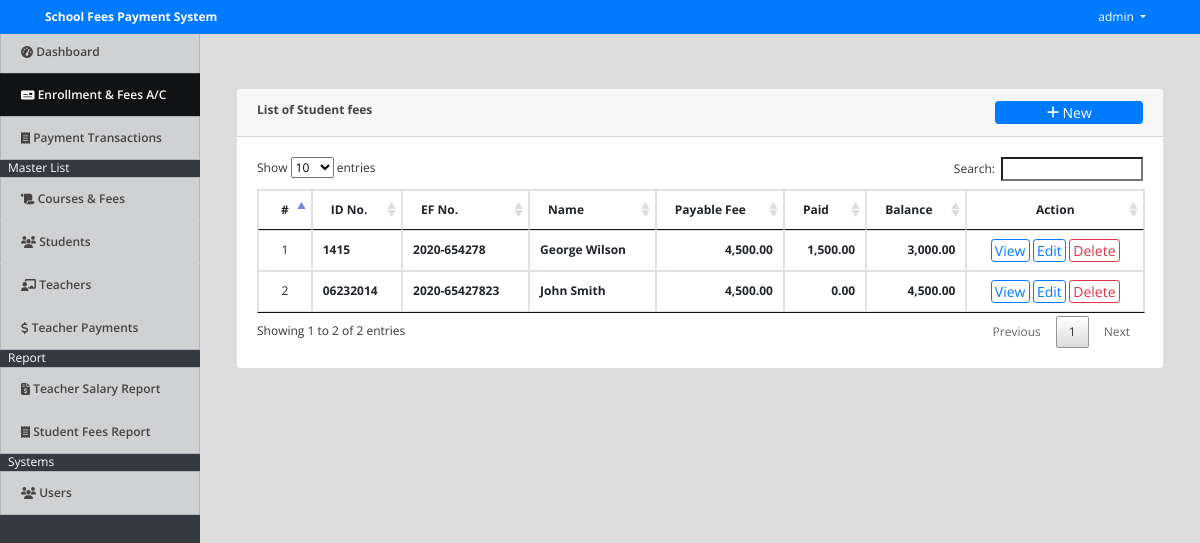
/index.php?page=fees (signed in), run on the app's committed database.
### tables this page shows
CREATE TABLE `student_ef_list` (
  `id` int(30) NOT NULL,
  `student_id` int(30) NOT NULL,
  `ef_no` varchar(200) NOT NULL,
  `course_id` int(30) NOT NULL,
  `total_fee` float NOT NULL,
  `date_created` datetime NOT NULL DEFAULT current_timestamp()
);

CREATE TABLE `student` (
  `id` int(30) NOT NULL,
  `id_no` varchar(100) NOT NULL,
  `name` text NOT NULL,
  `contact` varchar(100) NOT NULL,
  `address` text NOT NULL,
  `email` varchar(200) NOT NULL,
  `date_created` datetime NOT NULL DEFAULT current_timestamp()
);

### fees.php (the view, shortened to what this page needs)
<?php include('db_connect.php');?>
<div class="container-fluid">
	<div class="col-lg-12">
		<div class="row">
			<div class="col-md-12">
				<div class="card">
					<div class="card-header">
						<b>List of Student fees </b>
						<span class="float:right"><a class="btn btn-primary btn-block btn-sm col-sm-2 float-right" href="javascript:void(0)" id="new_fees">
					<i class="fa fa-plus"></i> New
				</a></span>
					</div>
					<div class="card-body">
						<table class="table table-condensed table-bordered table-hover">
							<thead>
								<tr>
									<th class="text-center">#</th>
									<th class="">ID No.</th>
									<th class="">EF No.</th>
									<th class="">Name</th>
									<th class="">Payable Fee</th>
									<th class="">Paid</th>
									<th class="">Balance</th>
									<th class="text-center">Action</th>
								</tr>
							</thead>
							<tbody>
								<?php
								$i = 1;
								$fees = $conn->query("SELECT ef.*,s.name as sname,s.id_no FROM student_ef_list ef inner join student s on s.id = ef.student_id order by s.name asc ");
								while($row=$fees->fetch_assoc()):
									$paid = $conn->query("SELECT sum(amount) as paid FROM payments where ef_id=".$row['id']);
									$paid = $paid->num_rows > 0 ? $paid->fetch_array()['paid']:'';
									$balance = $row['total_fee'] - $paid;
								?>
								<tr>
									<td class="text-center"><?php echo $i++ ?></td>
									<td>
										<p> <b><?php echo $row['id_no'] ?></b></p>
									</td>
									<td>
										<p> <b><?php echo $row['ef_no'] ?></b></p>
									</td>
									<td>
										<p> <b><?php echo ucwords($row['sname']) ?></b></p>
									</td>
									<td class="text-right">
										<p> <b><?php echo number_format($row['total_fee'],2) ?></b></p>
									</td>
									<td class="text-right">
										<p> <b><?php echo number_format($paid,2) ?></b></p>
									<td class="text-right">
										<p> <b><?php echo number_format($balance,2) ?></b></p>
									</td>
									<td class="text-center">
										<button class="btn btn-sm btn-outline-primary view_payment" type="button" data-id="<?php echo $row['id'] ?>">View</button>
										<button class="btn btn-sm btn-outline-primary edit_fees" type="button" data-id="<?php echo $row['id'] ?>" >Edit</button>
										<button class="btn btn-sm btn-outline-danger delete_fees" type="button" data-id="<?php echo $row['id'] ?>">Delete</button>
									</td>
								</tr>
								<?php endwhile; ?>
							</tbody>
						</table>
					</div>
				</div>
			</div>
		</div>
	</div>
</div>

### index.php (shortened to what this page needs)
<!DOCTYPE html>
<html lang="en">
<head>
<?php
 include('./header.php');
 ?>
</head>
<body>
	<?php include 'topbar.php' ?>
	<?php include 'navbar.php' ?>
  <main id="view-panel" >
      <?php $page = isset($_GET['page']) ? $_GET['page'] :'home'; ?>
  	<?php include $page.'.php' ?>
  </main>
</body>
</html>

### header.php (shortened to what this page needs)
  <link rel="stylesheet" href="assets/font-awesome/css/all.min.css">
<link href="assets/vendor/bootstrap/css/bootstrap.min.css" rel="stylesheet">
<link href="assets/vendor/icofont/icofont.min.css" rel="stylesheet">
<link href="assets/vendor/boxicons/css/boxicons.min.css" rel="stylesheet">
<link href="assets/vendor/venobox/venobox.css" rel="stylesheet">
<link href="assets/vendor/animate.css/animate.min.css" rel="stylesheet">
<link href="assets/vendor/remixicon/remixicon.css" rel="stylesheet">
<link href="assets/vendor/owl.carousel/assets/owl.carousel.min.css" rel="stylesheet">
<link href="assets/vendor/bootstrap-datepicker/css/bootstrap-datepicker.min.css" rel="stylesheet">
<link href="assets/DataTables/datatables.min.css" rel="stylesheet">
<link href="assets/css/jquery.datetimepicker.min.css" rel="stylesheet">
<link href="assets/css/select2.min.css" rel="stylesheet">
<link href="assets/css/style.css" rel="stylesheet">
<link type="text/css" rel="stylesheet" href="assets/css/jquery-te-1.4.0.css">

### topbar.php (shortened to what this page needs)
<nav class="navbar navbar-light fixed-top bg-primary" style="padding:0">
  <div class="container-fluid mt-2 mb-2">
  	<div class="col-lg-12">
      <div class="col-md-4 float-left text-white">
        <large><b><?php echo isset($_SESSION['system']['name']) ? $_SESSION['system']['name'] : '' ?></b></large>
      </div>
	  	<div class="float-right">
        <div class=" dropdown mr-4">
            <a href="#" class="text-white dropdown-toggle"  id="account_settings" data-toggle="dropdown" aria-haspopup="true" aria-expanded="false"><?php echo $_SESSION['login_name'] ?> </a>
        </div>
      </div>
  </div>
</nav>

### navbar.php (shortened to what this page needs)
<nav id="sidebar" class='mx-lt-5 bg-dark'>
    <div class="sidebar-list">
        <a href="index.php?page=home" class="nav-item nav-home">
            <span class='icon-field'><i class="fa fa-tachometer-alt"></i></span> Dashboard
        </a>
        <a href="index.php?page=fees" class="nav-item nav-fees">
            <span class='icon-field'><i class="fa fa-money-check"></i></span> Enrollment & Fees A/C
        </a>
        <a href="index.php?page=payments" class="nav-item nav-payments">
            <span class='icon-field'><i class="fa fa-receipt"></i></span> Payment Transactions
        </a>
        <div class="mx-2 text-white">Master List</div>
        <a href="index.php?page=courses" class="nav-item nav-courses">
            <span class='icon-field'><i class="fa fa-scroll"></i></span> Courses & Fees
        </a>
        <a href="index.php?page=students" class="nav-item nav-students">
            <span class='icon-field'><i class="fa fa-users"></i></span> Students
        </a>
        <a href="index.php?page=teacher" class="nav-item nav-teacher">
            <span class='icon-field'><i class="fa fa-chalkboard-teacher"></i></span> Teachers
        </a>
        <a href="index.php?page=teacher_payments" class="nav-item nav-teacher_payments">
            <span class='icon-field'><i class="fa fa-dollar-sign"></i></span> Teacher Payments
        </a>
		<div class="mx-2 text-white">Report</div>
		<a href="index.php?page=teacher_payment_report" class="nav-item nav-teacher_payment_report">
    		<span class='icon-field'><i class="fa fa-file-invoice-dollar"></i></span> Teacher Salary Report
		</a>
		<a href="index.php?page=payments_report" class="nav-item nav-payments_report">
			<span class='icon-field'><i class="fa fa-receipt"></i></span> Student Fees Report
		</a>
        <div class="mx-2 text-white">Systems</div>
        <?php if ($_SESSION['login_type'] == 1) : ?>
            <a href="index.php?page=users" class="nav-item nav-users">
                <span class='icon-field'><i class="fa fa-users"></i></span> Users
            </a>
        <?php endif; ?>
    </div>
</nav>

### assets/css/style.css (style rules this page uses)
body { font-family: "Open Sans", sans-serif; color: #444444; width: 100%; height: calc(100%); font-size: 12px; }
a { color: #1977cc; }
nav#sidebar { height: calc(100%); position: fixed; z-index: 99; left: 0; width: 200px; font-size: 12px; top: 2.5em; }
a.nav-item { position: relative; display: block; padding: .75rem 1.25rem; margin-bottom: -1px; border: 1px solid rgba(0,0,0,.125); background-color: #ffffffc4; color: #484343; font-weight: 600; }
a.nav-item:hover, .nav-item.active { background-color: #000000ad; color: #fffafa; }
main#view-panel { margin-left: 200px; width:calc(100% - 200px); margin-top: 2.8em; padding: .5em }
.btn-sm { padding: .0001rem .2rem; }

### index.php (style rules this page uses)
body { background: #80808045; }

### fees.php (style rules this page uses)
td { vertical-align: middle !important; }
td p { margin: unset }

### data on the page
student_ef_list: student.id_no "1415", ef_no "2020-654278", student.name "George Wilson", total_fee "4,500.00", paid "1,500.00", balance "3,000.00"
student_ef_list: student.id_no "06232014", ef_no "2020-65427823", student.name "John Smith", total_fee "4,500.00", paid "0.00"

### other printed values
$_SESSION['system']['name'] "School Fees Payment System"
$_SESSION['login_name'] "admin"
